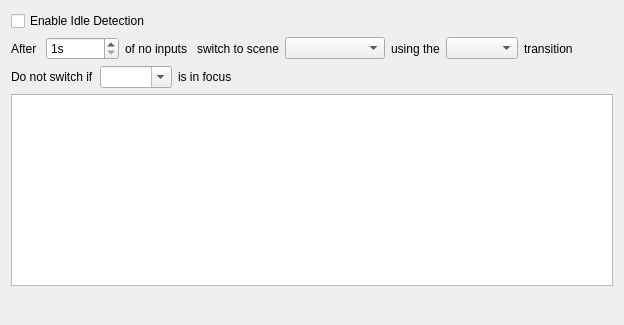
     <widget class="QWidget" name="IdleTab">
      <attribute name="title">
       <string>Idle Detection</string>
      </attribute>
      <layout class="QVBoxLayout" name="verticalLayout_13">
       <item>
        <widget class="QCheckBox" name="idleCheckBox">
         <property name="text">
          <string>Enable Idle Detection</string>
         </property>
        </widget>
       </item>
       <item>
        <layout class="QHBoxLayout" name="horizontalLayout_26">
         <item>
          <widget class="QLabel" name="label_26">
           <property name="text">
            <string>After </string>
           </property>
          </widget>
         </item>
         <item>
          <widget class="QSpinBox" name="idleSpinBox">
           <property name="suffix">
            <string>s</string>
           </property>
           <property name="prefix">
            <string/>
           </property>
           <property name="minimum">
            <number>1</number>
           </property>
           <property name="maximum">
            <number>1000000</number>
           </property>
          </widget>
         </item>
         <item>
          <widget class="QLabel" name="label_27">
           <property name="text">
            <string>of no inputs </string>
           </property>
          </widget>
         </item>
         <item>
          <widget class="QLabel" name="label_30">
           <property name="text">
            <string>switch to scene</string>
           </property>
          </widget>
         </item>
         <item>
          <widget class="QComboBox" name="idleScenes">
           <property name="sizePolicy">
            <sizepolicy hsizetype="Maximum" vsizetype="Fixed">
             <horstretch>0</horstretch>
             <verstretch>0</verstretch>
            </sizepolicy>
           </property>
           <property name="minimumSize">
            <size>
             <width>100</width>
             <height>0</height>
            </size>
           </property>
          </widget>
         </item>
         <item>
          <widget class="QLabel" name="label_28">
           <property name="text">
            <string>using the</string>
           </property>
          </widget>
         </item>
         <item>
          <widget class="QComboBox" name="idleTransitions"/>
         </item>
         <item>
          <widget class="QLabel" name="label_29">
           <property name="text">
            <string>transition</string>
           </property>
          </widget>
         </item>
         <item>
          <spacer name="horizontalSpacer_25">
           <property name="orientation">
            <enum>Qt::Horizontal</enum>
           </property>
           <property name="sizeHint" stdset="0">
            <size>
             <width>40</width>
             <height>20</height>
            </size>
           </property>
          </spacer>
         </item>
        </layout>
       </item>
       <item>
        <layout class="QHBoxLayout" name="horizontalLayout_25">
         <item>
          <widget class="QLabel" name="label_31">
           <property name="text">
            <string>Do not switch if</string>
           </property>
          </widget>
         </item>
         <item>
          <widget class="QComboBox" name="ignoreIdleWindowsWindows">
           <property name="editable">
            <bool>true</bool>
           </property>
           <property name="maxVisibleItems">
            <number>20</number>
           </property>
          </widget>
         </item>
         <item>
          <widget class="QLabel" name="label_32">
           <property name="text">
            <string>is in focus</string>
           </property>
          </widget>
         </item>
         <item>
          <spacer name="horizontalSpacer_24">
           <property name="orientation">
            <enum>Qt::Horizontal</enum>
           </property>
           <property name="sizeHint" stdset="0">
            <size>
             <width>40</width>
             <height>20</height>
            </size>
           </property>
          </spacer>
         </item>
        </layout>
       </item>
       <item>
        <widget class="QListWidget" name="ignoreIdleWindowsList">
         <property name="sizePolicy">
          <sizepolicy hsizetype="Expanding" vsizetype="Expanding">
           <horstretch>0</horstretch>
           <verstretch>0</verstretch>
          </sizepolicy>
         </property>
         <property name="sortingEnabled">
          <bool>true</bool>
         </property>
        </widget>
       </item>
       <item>
        <layout class="QHBoxLayout" name="horizontalLayout_27">
         <item>
          <widget class="QPushButton" name="ignoreIdleAdd">
           <property name="maximumSize">
            <size>
             <width>22</width>
             <height>22</height>
            </size>
           </property>
           <property name="flat">
            <bool>true</bool>
           </property>
           <property name="themeID" stdset="0">
            <string notr="true">addIconSmall</string>
           </property>
          </widget>
         </item>
         <item>
          <widget class="QPushButton" name="ignoreIdleRemove">
           <property name="maximumSize">
            <size>
             <width>22</width>
             <height>22</height>
            </size>
           </property>
           <property name="flat">
            <bool>true</bool>
           </property>
           <property name="themeID" stdset="0">
            <string notr="true">removeIconSmall</string>
           </property>
          </widget>
         </item>
         <item>
          <spacer name="horizontalSpacer_23">
           <property name="orientation">
            <enum>Qt::Horizontal</enum>
           </property>
           <property name="sizeHint" stdset="0">
            <size>
             <width>40</width>
             <height>20</height>
            </size>
           </property>
          </spacer>
         </item>
        </layout>
       </item>
      </layout>
     </widget>
